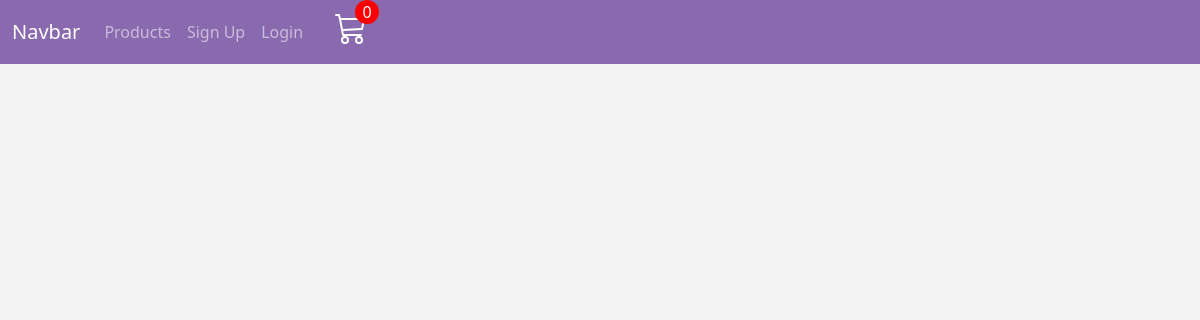
The page /shop/ on the database as committed earlier.
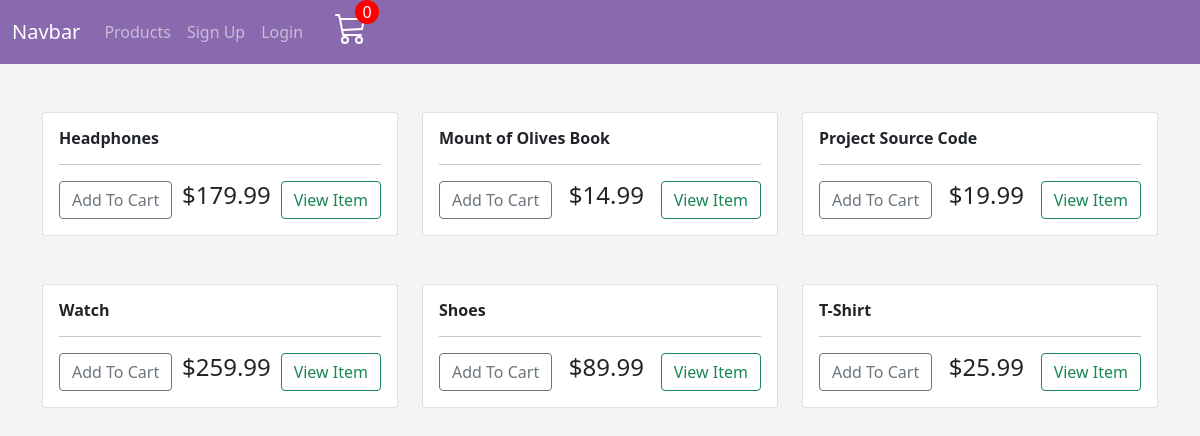
The same page on the database as committed later.
### store/models.py (models this page shows, shortened)
class Product(models.Model):
    name = models.CharField(max_length=200)
    price = models.DecimalField(max_digits=7, decimal_places=2)
    digital = models.BooleanField(default=False, null=True, blank=True)
    image = models.ImageField(null=True, blank=True)

### store/views.py (the view)
# urls.py: path("shop/", include("store.urls")),
def store(request):
    if request.user.is_authenticated:
        customer = request.user.customer
        order, created = Order.objects.get_or_create(customer=customer, complete=False)
        items = order.orderitem_set.all()
        cartItems = order.get_cart_items
    else:
        items = []
        order = {
            "get_cart_total": 0,
            "get_cart_items": 0,
        }
        cartItems = order["get_cart_items"]
    products = Product.objects.all()
    context = {"products": products, "cartItems": cartItems}
    return render(request, "store/store.html", context)

### store/templates/store/store.html
{% extends 'store/main.html' %}
{% load static %}
{% block content %}
<div class="row py-5">
    {% for product in products %}
    <div class="col-lg-4">
        <div class="card mb-5">
            <div class="card-body">
                <h6><strong>{{ product.name }}</strong></h6>
                <hr>
                <div class='d-flex justify-content-between'>
                    <button data-product='{{product.id}}' data-action="add" class="btn btn-outline-secondary update-cart add-btn">Add To Cart</button>
                    <h4 class="item-card-price">${{ product.price|floatformat:2 }}</h4>
                    <a href='#' class="btn btn-outline-success">View Item</a>
                </div>
            </div>
        </div>
    </div>
    {% endfor %}
</div>
{% endblock content %}

### store/templates/store/main.html (shortened to what this page needs)
{% load static %}
<!doctype html>
<html lang="en">
  <head>
    <link href="https://cdn.jsdelivr.net/npm/bootstrap@5.0.0-beta1/dist/css/bootstrap.min.css" rel="stylesheet">
    <link rel="stylesheet" type='text/css' href="{% static 'css/style.css' %}">
  </head>
  <body style="background: rgba(200, 200, 200, 0.2);">
<nav class="navbar navbar-expand-lg navbar-dark page-navbar">
  <div class="container-fluid">
    {% if user.is_authenticated %}
    <a class="navbar-brand" href="{% url 'actually_blog' %}">Navbar</a>
    {% else %}
    <a class="navbar-brand" href="{% url 'store' %}">Navbar</a>
    {% endif %}
    <div class="collapse navbar-collapse" id="navbarNav">
      <ul class="navbar-nav">
        <li class="nav-item">
          <a class="nav-link" aria-current="page" href="{% url 'store' %}">Products</a>
        </li>
        <li class="nav-item">
          <a href="{% url 'register' %}" class="nav-link">Sign Up</a>
        </li>
        <li class="nav-item">
          <a href="{% url 'login' %}" class="nav-link">Login</a>
        </li>
        <li class="nav-item cart">
          <a href="{% url 'cart' %}">
            <div class="cart-area">
                <span id="cart-total">{{ cartItems }}</span>
              </div>
            </a>
        </li>
      </ul>
    </div>
  </div>
</nav>
    <div class="container">
      {% block content %}
      {% endblock content%}
    </div>
  </body>
</html>

### static/css/style.css (style rules this page uses)
* { box-sizing: border-box; padding: 0; margin: 0; }
body { background: rgba(200, 200, 200, 0.2); }
.page-navbar { background: rgb(138, 106, 175); min-height: 4rem; }
a { text-decoration: none; color: black; }
.cart-area { position: relative; margin: 0 1.5rem; }
#cart-total { background: red; width: 1.5rem; height: 1.5rem; color: white; position: absolute; top: -0.75rem; right: -0.75rem; text-align: center; border-radius: 50%; }
.cart { float: right; }
@media screen and (min-width: 1000px) { .cart { float: right; } }

Rows that differ between the two databases and show on the page:
added Product: name "Headphones", price "179.99"
added Product: name "Mount of Olives Book", price "14.99"
added Product: name "Project Source Code", price "19.99"
added Product: name "Watch", price "259.99"
added Product: name "Shoes", price "89.99"
added Product: name "T-Shirt", price "25.99"
